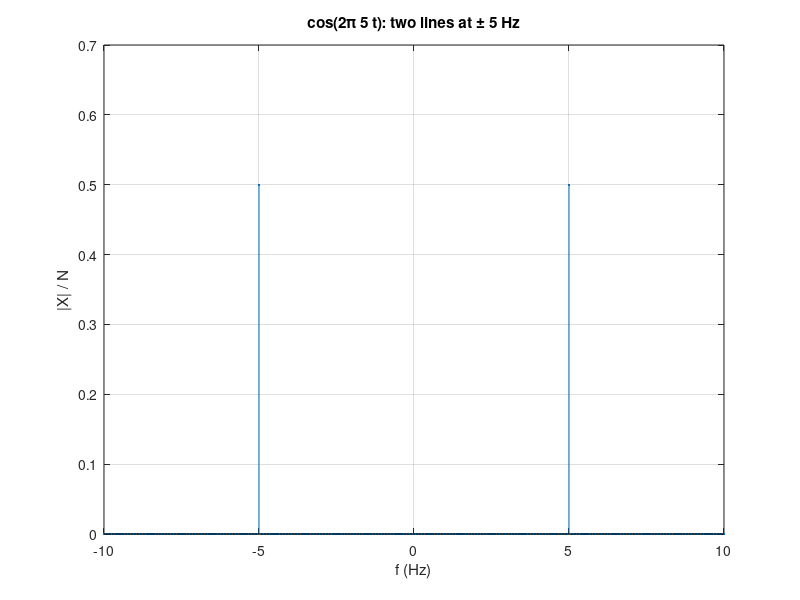
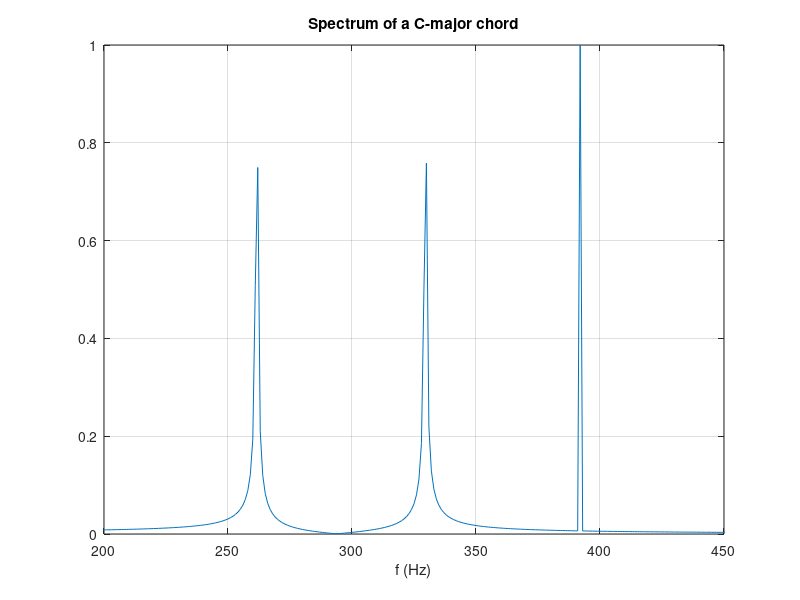

These charts were generated, in order, by the following MATLAB code:
% Signals and Systems — Fourier Transform of Periodic Signals
%title: Periodic Signals Have Line Spectra
%ar-title: الإشارات الدورية لها طيف خطوط
%lesson: ss-ch4-2
%course: signals-systems

%% A cosine has two lines
%ar: cos ω0t تحويلها π[δ(ω − ω0) + δ(ω + ω0)]. بـ fft على عدد صحيح من الدورات نرى خطين فقط عند ±ω0، وكل الباقي صفر.
fs = 100; t = 0:1/fs:10 - 1/fs; f0 = 5;
x = cos(2*pi*f0*t);
X = fftshift(fft(x))/numel(x); f = (-numel(x)/2:numel(x)/2-1)*fs/numel(x);
[~, i] = sort(abs(X), 'descend');
fprintf('the two largest lines: f = %g Hz and %g Hz, height %.3f each\n', f(i(1)), f(i(2)), abs(X(i(1))))
stem(f, abs(X), '.'); grid on; xlim([-10 10]); xlabel('f (Hz)'); ylabel('|X| / N'); title('cos(2\pi 5 t): two lines at \pm 5 Hz')
%check: abs(abs(f(i(1))) - 5) < 1e-9 && abs(abs(X(i(1))) - 0.5) < 1e-9

%% An impulse train: all coefficients equal 1/T0
%ar: نقرّب قطار الدفعات بنبضات ضيقة جدًا مساحتها 1. معاملات فورييه كلها تقترب من 1/T0، لذلك تحويله قطار دفعات أيضًا.
T0 = 2; e = 1e-3;
for k = [0 1 5 20]
    ck = integral(@(t) exp(-1j*k*2*pi/T0*t)/e, -e/2, e/2)/T0;
    fprintf('k = %2d: c_k = %.5f (1/T0 = %g)\n', k, real(ck), 1/T0)
end
%check: abs(integral(@(t) exp(-1j*5*pi*t)/1e-3, -5e-4, 5e-4)/2 - 0.5) < 1e-4

%%! Project idea: identify the notes of a chord
%ar: مشروع ممتع: وتر موسيقي = مجموع جيبيات. fft تكشف الترددات. هنا ثلاث نغمات (دو، مي، صول) والبرنامج يجدها.
fs = 8000; t = 0:1/fs:1 - 1/fs;
chord = sin(2*pi*261.6*t) + sin(2*pi*329.6*t) + sin(2*pi*392.0*t);
C = abs(fft(chord)); fr = (0:numel(t)-1)*fs/numel(t); C = C(fr < 1000); fr = fr(fr < 1000);
[~, i] = sort(C, 'descend'); found = sort(fr(i(1:3)));
fprintf('notes found at %g, %g, %g Hz\n', found)
figure; plot(fr, C/max(C)); grid on; xlabel('f (Hz)'); title('Spectrum of a C-major chord'); xlim([200 450])
